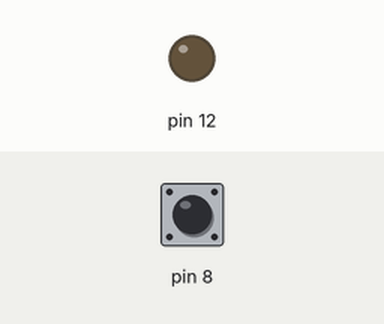
This sketch was run on a simulated Arduino Uno, built with avr-gcc and run on an emulated ATmega328P. Shown: output pins drawn as LEDs (lit = HIGH). The test bench sets the inputs (shaded band); at power-on: pin 8 HIGH.

Above: at 1.2 s.
1.3 s: pin 8 pulled LOW for 0.15 s
At 2.0 s:
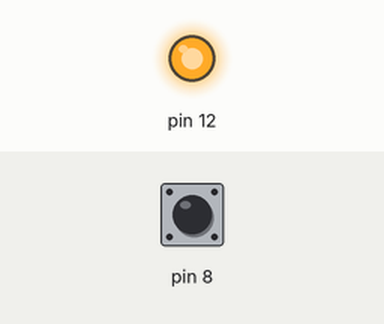
2.9 s: pin 8 pulled LOW for 1 s
At 3.2 s:
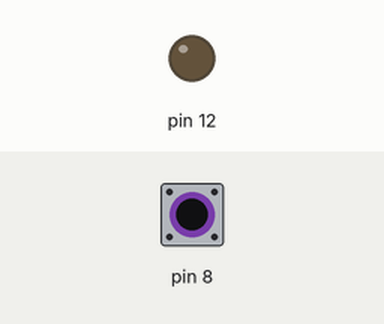
5.4 s: pin 8 pulled LOW for 3.2 s
At 6.3 s:
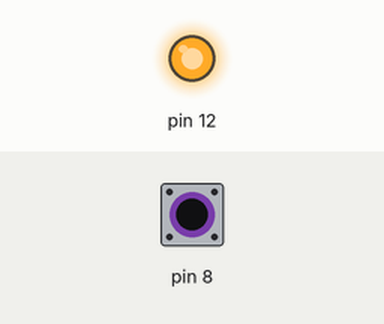
Timing chart, 0 to 8.4 s (numbered marks = the images above; inputs shaded):
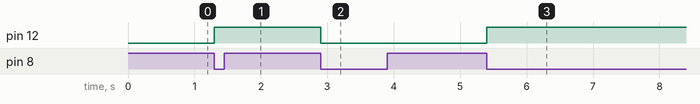

Measured:
- after the input at 1.3 s, pin 12: LOW → HIGH at once
- after the input at 2.9 s, pin 12: HIGH → LOW at once
- after the input at 5.4 s, pin 12: LOW → HIGH at once

The sketch:

Lab2.ino
```cpp
  uint8_t led_state = 0;
  uint8_t previous_state = 1;

void setup() {

  Serial.begin(9600);
  DDRB |= (1 << PB4); // This sets arduino pin 12 as an output
  DDRB &= ~(1 << PB0); // Arduino pin 8 as an input
  PORTB |= (1 << PB0); // PULL UP Resistor


}

void loop() {

  uint8_t current_state = 0;

  current_state = PINB & (1<<PB0); // Checks Current state

  if(!(current_state) && previous_state){ //Checks if current state is low but previous is high
    led_state ^= 1; //changes the led state variable

    if(led_state){ //changes the led status
      PORTB |= (1<<PB4);
    } else {
        PORTB &= ~(1<<PB4);
    }
      delay(200); // small delay for overcomming button bounce

  }
    previous_state = current_state; // updating previous state.

}
```
